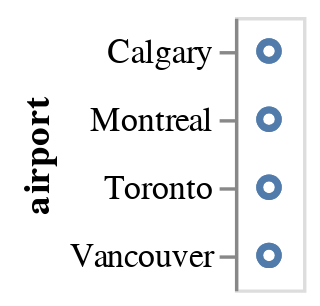

The cell this chart's notebook holds for it:
### Markdown cell above
Here the rendering consists of one point per row in the dataset, all plotted on top of each other, since we have not yet specified positions for these points.

To visually separate the points, we can map various *encoding channels*, or *channels* for short, to fields in the dataset. For example, we could *encode* the field `'airport'` of the data using the `y` channel, which represents the y-axis position of the points. To specify this, use the `encode` method:

### Code cell
alt.Chart(df).mark_point().encode(
  y='airport',
)

### Figure 1 — Vega-Lite specification as saved in the notebook (floating-point values rounded to 4 significant figures)
{"config": {"view": {"continuousWidth": 400, "continuousHeight": 300}}, "data": {"name": "data-e882fe3edc48634ed74c54554235352c"}, "mark": "point", "encoding": {"y": {"field": "airport", "type": "nominal"}}, "$schema": "https://vega.github.io/schema/vega-lite/v4.17.0.json", "datasets": {"data-e882fe3edc48634ed74c54554235352c": [{"airport": "Calgary", "year": 2000, "month": "January", "temp": -9.7, "rain": 0.0, "snow": 23.8, "precip": 10.2}, {"airport": "Calgary", "year": 2000, "month": "May", "temp": 8.8, "rain": 22.6, "snow": 6.4, "precip": 28.8}, {"airport": "Calgary", "year": 2000, "month": "September", "temp": 10.7, "rain": 52.8, "snow": 0.8, "precip": 53.6}, {"airport": "Montreal", "year": 2000, "month": "January", "temp": -10.1, "rain": 20.0, "snow": 64.8, "precip": 95.8}, {"airport": "Montreal", "year": 2000, "month": "May", "temp": 13.3, "rain": 132.5, "snow": 0.0, "precip": 132.5}, {"airport": "Montreal", "year": 2000, "month": "September", "temp": 14.3, "rain": 65.5, "snow": 0.0, "precip": 65.5}, {"airport": "Toronto", "year": 2000, "month": "January", "temp": -5.8, "rain": 16.4, "snow": 17.0, "precip": 29.2}, {"airport": "Toronto", "year": 2000, "month": "May", "temp": 14.3, "rain": 124.4, "snow": 0.0, "precip": 124.4}, {"airport": "Toronto", "year": 2000, "month": "September", "temp": 15.9, "rain": 70.0, "snow": 0.0, "precip": 70.0}, {"airport": "Vancouver", "year": 2000, "month": "January", "temp": 3.5, "rain": 134.0, "snow": 18.8, "precip": 151.4}, {"airport": "Vancouver", "year": 2000, "month": "May", "temp": 11.7, "rain": 103.0, "snow": 0.0, "precip": 103.0}, {"airport": "Vancouver", "year": 2000, "month": "September", "temp": 15.0, "rain": 48.0, "snow": 0.0, "precip": 48.0}]}}
